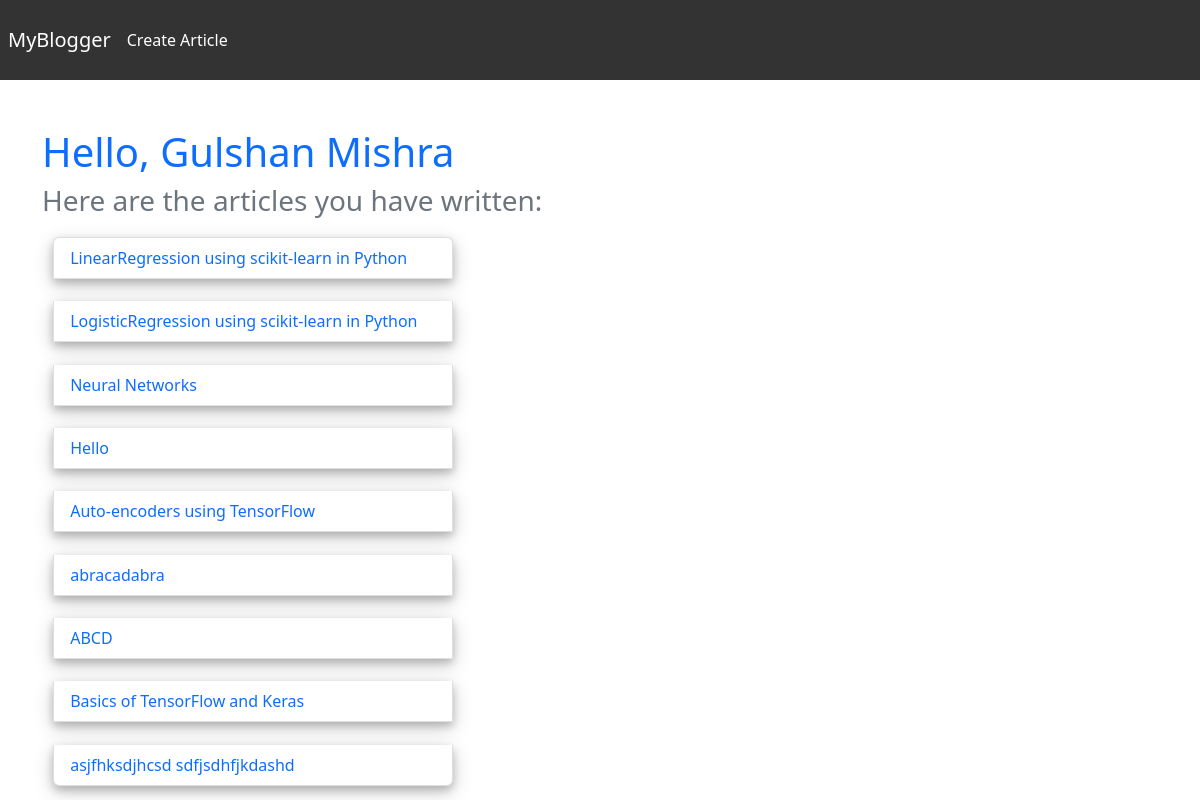
Page /author/1 on the committed database.
### main/models.py (models this page shows, shortened)
class Author(models.Model):
    name = models.CharField(max_length=256)

class Article(models.Model):
    title = models.CharField(max_length=256)
    content = models.TextField(null=True, blank=True)
    createdAt = models.DateTimeField(auto_now_add=True, null=True, blank=True)
    author = models.ForeignKey('Author', on_delete=models.CASCADE, blank=True, null=True)

### main/views.py (the view)
# urls.py: path('author/<int:pk>', views.author),
def author(request, pk):
    try:
        author = models.Author.objects.get(pk=pk)
    except:
        raise Http404()
    context = {
        'author': author
    }
    return render(request, 'main/author.html', context)

### templates/main/author.html (shortened to what this page needs)
{% extends 'main/base.html' %}
{% block content %}
<div class="container" style="margin-top: 8rem">
    <h1 class="text-primary">
        Hello, {{ author.name }}
    </h1>
    <h3 class="text-secondary">Here are the articles you have written: </h3>
    <ul class="list-group">
        {% if author.article_set.all|length > 0 %}
        {% for article in author.article_set.all %}
        <li class="list-group-item">
            <a href="http://localhost:8000/articles/{{article.id}}" style="text-decoration:none;">
                {{ article.title }}
            </a>
        </li>
        {% endfor %}
        {% endif %}
    </ul>
</div>
{% endblock %}

### templates/main/base.html (shortened to what this page needs)
<!DOCTYPE html>
<html lang="en">
<head>
    <link href="https://cdn.jsdelivr.net/npm/bootstrap@5.2.1/dist/css/bootstrap.min.css" rel="stylesheet"
>
</head>
<body>
    <nav class="navbar navbar-expand-lg fixed-top px-2 mb-5">
        <a class="navbar-brand text-white" href="/">MyBlogger</a>
        <div class="collapse navbar-collapse" id="navbarNav">
            <a class="nav-link text-white" href="/articles/new">Create Article</a>
        </div>
    </nav>
    {% block content %}
    {% endblock %}
</body>
</html>

### templates/main/base.html (style rules this page uses)
body { background-image: url("https://wallpapercave.com/wp/wp6751611.jpg"); background-size: cover; }
nav { background: #333; height: 5rem; }

### templates/main/author.html (style rules this page uses)
li { width: 25rem; box-shadow: 0 4px 8px 0 rgba(0, 0, 0, 0.2), 0 6px 20px 0 rgba(0, 0, 0, 0.19); margin: 0.7rem; }

### rows in the picture
Author: name "Gulshan Mishra"
Article: title "LinearRegression using scikit-learn in Python"
Article: title "LogisticRegression using scikit-learn in Python"
Article: title "Neural Networks"
Article: title "Hello"
Article: title "Auto-encoders using TensorFlow"
Article: title "abracadabra"
Article: title "ABCD"
Article: title "Basics of TensorFlow and Keras"
Article: title "asjfhksdjhcsd sdfjsdhfjkdashd"
